Frame 1 (no input): blank canvas, image omitted
Frame 60 (the mouse pressed at the canvas centre just before this capture): blank canvas, image omitted
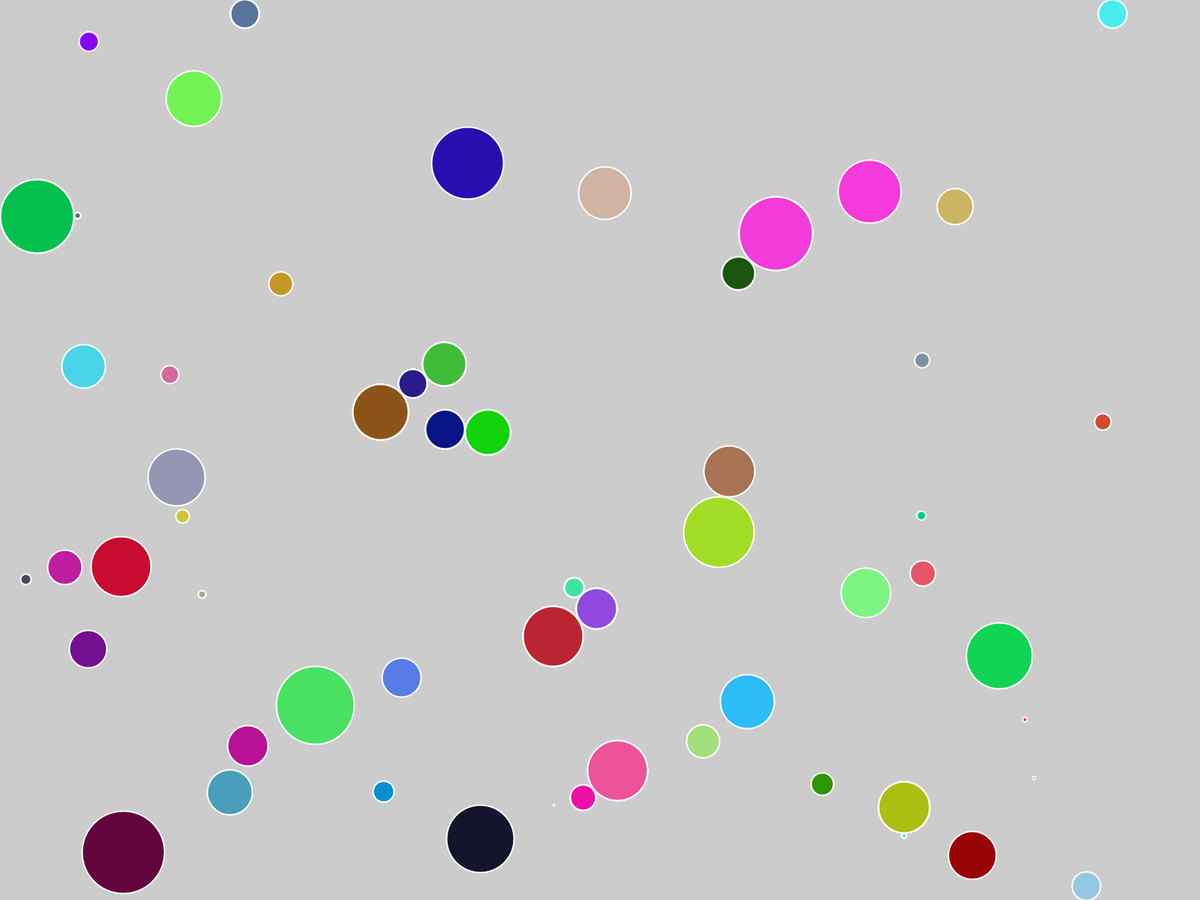
Frame 120 (the mouse held since frame 60 and released just before this capture)

The Processing sketch whose frames 1 and 60 were blank and that drew this single picture after the mouse press (run headless with seeded random() and noise(); from frame 60 on, the mouse is pressed at the canvas centre):

// Processing sketch: GrowingCircles
// ── GrowingCircles.pde

ArrayList<Circle> Circles= new ArrayList<Circle>();
boolean show=false;
void setup(){

  fullScreen();
 

}

void draw(){
  clear();
  if(show){
  
  Circle newC=createCircles();
  
 
  if(newC!=null){
    Circles.add(newC);
  }
  for(Circle c: Circles){
    
    c.drawFigure();
    c.grow();
  }
  }
  if(mousePressed){
  show=true;
  }

}

Circle createCircles(){
  int xCor=int(random(0, width));
  int yCor=int(random(0,height));
  int radius=0;
  
  for(Circle x: Circles){
    float d=dist(x.x, x.y, xCor, yCor);
    if(d<x.r+radius){
    return null;
    }
  }
  
   Circle newC= new Circle(xCor, yCor, radius);
 return newC;
}

// ── Circle.pde
class Circle{
  int x;
  int y;
  float r;
  color col=color(random(0,255),random(0,255),random(0,255));
  Circle(int xcor, int ycor, int radius){
  x=xcor;
  y=ycor;
  r=radius;
  }
  
  
  void drawFigure(){
    fill(col);
    stroke(255);
    strokeWeight(2);
    ellipse(x,y,2*r,2*r);
  }
  
  void grow(){
    if(!crossEdges() && !overlapping()){
     r=r+1;
    }
    
  }
   
  boolean crossEdges(){
      return (x+r>width || x-r<0 || y+r>height || y-r<0);
  }
  
  boolean overlapping(){
      
    for(Circle C: Circles){
       if(this!=C){
        float d= dist(x, y, C.x, C.y);
        
        if(d-2<r+C.r){
          return true;
        }
      
       }
    
    }
    
    return false;
    
  }
}
